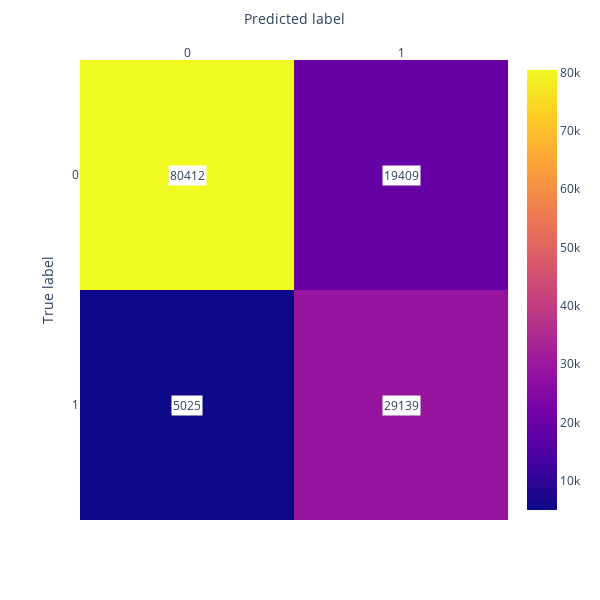

Source (notebook cell):
### Code cell
# Matriz de confusión
matrix=confusion_matrix(Ytest,Ypred,#normalize='true'
)
z=[matrix[0].round(2),matrix[1].round(2)]
fig = px.imshow(z, aspect="auto",labels=dict(x="Predicted label", y="True label"),x=["0", "1"],y=["0", "1"]
)

#axis_template = dict(showticklabels = False,ticks = '')
fig.update_layout(height=600,width=600,#title="Matriz de confusión normalizada",
# xaxis = axis_template,yaxis = axis_template,
)
fig.update_xaxes(side="top")
for i,r in enumerate(matrix):
    for k,c in enumerate(r):
        fig.add_annotation(x=k,y=i,
                           text='{}'.format(round(c,2)),
                           showarrow=False, bgcolor="white"
    )
                          
fig.show()

### Figure 1 — Plotly figure (JSON) as saved in the notebook; plotly's stock layout.template omitted (floating-point values rounded to 4 significant figures)
{"data": [{"coloraxis": "coloraxis", "hovertemplate": "Predicted label: %{x}<br>True label: %{y}<br>color: %{z}<extra></extra>", "name": "0", "type": "heatmap", "x": ["0", "1"], "xaxis": "x", "y": ["0", "1"], "yaxis": "y", "z": [[80412, 19409], [5025, 29139]]}], "layout": {"annotations": [{"bgcolor": "white", "showarrow": false, "text": "80412", "x": 0, "y": 0}, {"bgcolor": "white", "showarrow": false, "text": "19409", "x": 1, "y": 0}, {"bgcolor": "white", "showarrow": false, "text": "5025", "x": 0, "y": 1}, {"bgcolor": "white", "showarrow": false, "text": "29139", "x": 1, "y": 1}], "coloraxis": {"colorscale": [[0, "#0d0887"], [0.1111, "#46039f"], [0.2222, "#7201a8"], [0.3333, "#9c179e"], [0.4444, "#bd3786"], [0.5556, "#d8576b"], [0.6667, "#ed7953"], [0.7778, "#fb9f3a"], [0.8889, "#fdca26"], [1, "#f0f921"]]}, "height": 600, "margin": {"t": 60}, "width": 600, "xaxis": {"anchor": "y", "domain": [0, 1], "side": "top", "title": {"text": "Predicted label"}}, "yaxis": {"anchor": "x", "autorange": "reversed", "domain": [0, 1], "title": {"text": "True label"}}}}
